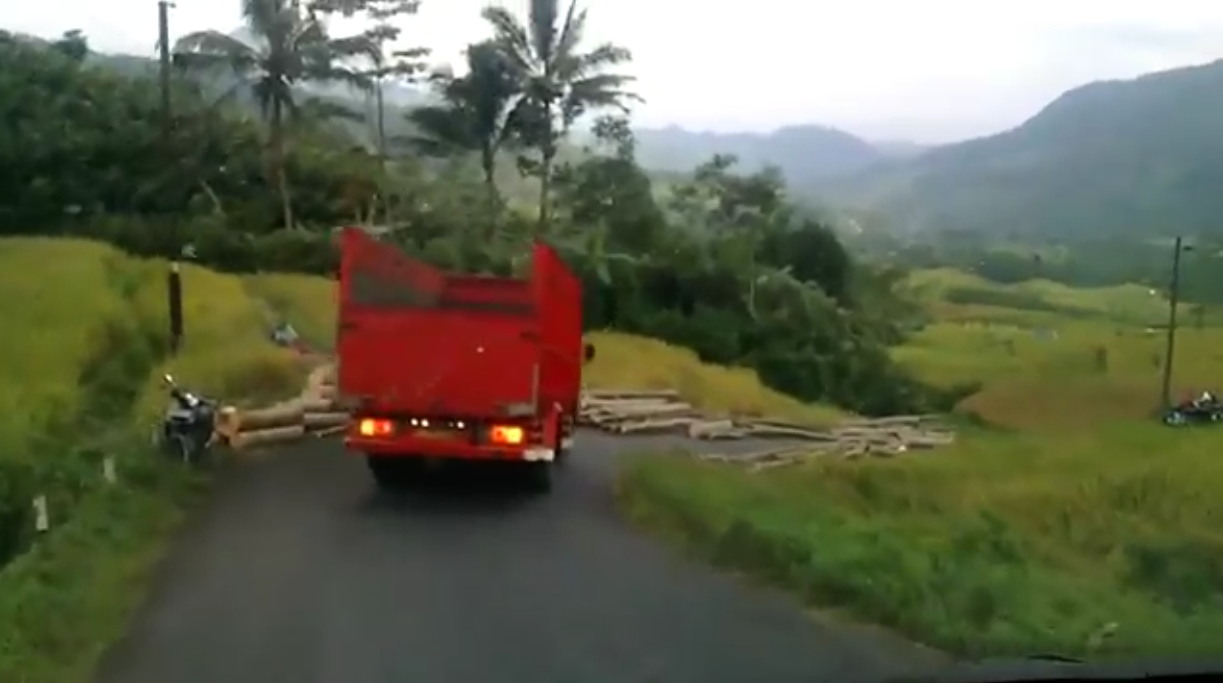
//> input picture jalan.png, 1223 x 683 px
$ ./main   (built with g++ and OpenCV 4)
//> lines starting //> are read from the running program, lines starting //| are printed output that depends on the picture; after the words box and inside, x2 and y2 are one past the last pixel; in counts of white or black regions, pixels touching at a corner belong together
### GMM_EM.hpp
#ifndef GMM_EM_HPP
#define GMM_EM_HPP

#include<opencv2/opencv.hpp>
#include<iostream>

using namespace std;
using namespace cv;


class GMM{
private:
	int nKluster;
	int nData;
	int _dimensi;

	vector<Mat> _data_training;
	vector<Mat> mu_k;
	vector<Mat> Sigma_k;
	vector<Mat> _w_i_k;
	vector<Mat> _pdf_k;

	vector<double> _alpha_k;

private:
	vector<Mat> initialR;

private:
	string saveToYAML;
	string lutYAML;
public:
	Mat canvasYAML;

public:
    GMM();
	GMM(int nKluster, vector<Mat> dataset, vector<Mat> initialR_, string saveToYAML_, string lutYAML_, int row_, int col_);

	void initializeParam();
	void initializeLUT(int row, int col);

	void save2LUTyaml();

	bool isConvergence(vector<double> bobot_alpha_k, vector<Mat> _miyu, vector<Mat> _sigma, double& before_log);
	void train(int iterasi, bool saveit);
	double _PDF(Mat datum, Mat rerata, Mat covariance);

   	void loadConfig(string configYAML);
	int predict(const Mat& raw_pixel);


	enum STATE{
   	STATE_TRAIN = 0,
   	STATE_SEGMENT = 1,
   	STATE_OTHER = 2
   };

};

#endif

### main.cpp
/*
Copyright by:
  Sudiro
    [at] SudiroEEN@gmail.com
*/

#include "GMM_EM.hpp"

Mat gambar;
Mat gambarClone;
Point titikStart;
bool afterDownBeforeUp = false;
Rect rectROI;

static void onMouse(int event, int x, int y, int, void*){
    int xrs, yrs, lx, ly;

    if(afterDownBeforeUp){
        gambar = gambarClone.clone();
        xrs = min(titikStart.x, x);
        yrs = min(titikStart.y, y);
        lx = max(titikStart.x, x) - min(titikStart.x, x);
        ly = max(titikStart.y, y) - min(titikStart.y, y);
        rectROI = Rect(xrs, yrs, lx+1, ly+1);

        rectangle(gambar, rectROI,Scalar(255, 0, 0), 1);
    }
    if(event == EVENT_LBUTTONDOWN){
        titikStart = Point(x,y);
        rectROI = Rect(x,y,0,0);
        afterDownBeforeUp = true;

    }else if(event == EVENT_LBUTTONUP){
        Mat roi(gambarClone.clone(), rectROI);
        imshow("roi", roi);

        afterDownBeforeUp = false;
    }
}


vector<Mat> masukanMatrix(Mat gambar, Rect kotak){
    int xrs, yrs, xrf, yrf;
    xrs = kotak.x;
    yrs = kotak.y;
    xrf = xrs + kotak.width;
    yrf = yrs + kotak.height;

    vector<Mat> RGB;
    for(int xx=xrs+1; xx<xrf; xx++){
        for(int yy=yrs+1; yy<yrf; yy++){
            Vec3b pixel = gambar.at<Vec3b>(yy,xx);

            double R = (double)pixel[2];
            double G = (double)pixel[1];
            double B = (double)pixel[0];

            RGB.push_back((Mat_<double>(3,1) << B, G, R));
        }
    }

    return RGB;
}

// #define LOAD_DATASET
#define MANUAL_DATASET

int main(){
	vector<Mat> _datasetWarna;

	std::vector<string> namaKluster;

	bool saveit;
#ifdef SAVE
	saveit = true;
#else
	saveit = false;
#endif

	int nklaster = 3;
	for(int s=0; s<nklaster; s++){
		stringstream ss;
		ss << "class_" << s;
		namaKluster.push_back(ss.str());
	}

	int state = GMM::STATE_TRAIN;

	Mat foto = imread("jalan.png");
//> foto is the input picture: 683 rows x 1223 cols, CV_8UC3; mean B, G, R 80.2, 102, 98.7

	while(true){
		Mat frame = foto.clone();

		resize(frame, frame, Size(), 640.0/(double)frame.cols, 480.0/(double)frame.rows);
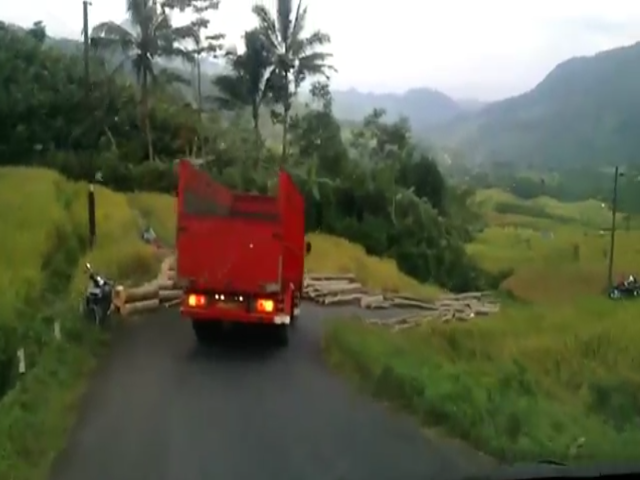
//> frame: 480 rows x 640 cols, CV_8UC3; mean B, G, R 80.1, 101.9, 98.7

		namedWindow("frame", CV_WINDOW_NORMAL);
		imshow("frame", frame);
		int key = waitKey(10);
//> the key 'k' is pressed

#ifdef MANUAL_DATASET
		if((char) key == 'k'){
			namedWindow("kalibrasiFrame", CV_WINDOW_NORMAL);
			setMouseCallback("kalibrasiFrame", onMouse);

			gambar = frame;
			gambarClone = gambar.clone();

			while(true){
				int inkey = waitKey(10);
//> the left mouse button is pressed and released at (160, 120)
//> in onMouse (call 2), `rectangle(gambar, rectROI,Scalar(255, 0, 0), 1);`: gambar: 480 rows x 640 cols, CV_8UC3; 1 pixels changed, all inside (x1, y1, x2, y2) = (160, 120, 161, 121)
//> the left mouse button is pressed and released at (480, 120)
//> in onMouse (call 4), `rectangle(gambar, rectROI,Scalar(255, 0, 0), 1);`: gambar: 480 rows x 640 cols, CV_8UC3; 1 pixels changed, all inside (x1, y1, x2, y2) = (480, 120, 481, 121)
//> the left mouse button is pressed and released at (480, 360)
//> in onMouse (call 6), `rectangle(gambar, rectROI,Scalar(255, 0, 0), 1);`: gambar: 480 rows x 640 cols, CV_8UC3; 1 pixels changed, all inside (x1, y1, x2, y2) = (480, 360, 481, 361)
//> the left mouse button is pressed and released at (160, 360)
//> in onMouse (call 8), `rectangle(gambar, rectROI,Scalar(255, 0, 0), 1);`: gambar: 480 rows x 640 cols, CV_8UC3; 1 pixels changed, all inside (x1, y1, x2, y2) = (160, 360, 161, 361)
				imshow("kalibrasiFrame", gambar);

				if((rectROI.width != 0) || (rectROI.height != 0) ){
	                bool kalib = true;
	                vector<Mat> dataTemp;

	                if((char)inkey == 's'){
                    	dataTemp = masukanMatrix(gambar, rectROI);
                    	cout << "data saved !!!" << endl;
	                }

		            if(dataTemp.size()){
	            		_datasetWarna.insert(_datasetWarna.end(), dataTemp.begin(), dataTemp.end());
		            }
            	}

				if((char) inkey == 'c'){
					destroyAllWindows();
					break;
				}
			}
		}
#endif

		if(state == GMM::STATE_TRAIN){
#ifdef LOAD_DATASET
			destroyAllWindows();
			FileStorage fsdata("dataset.yaml", FileStorage::READ);
			int datasetSize;
			fsdata ["datasetSize"] >> datasetSize;
			_datasetWarna.resize(datasetSize);
			for(int d=0; d<datasetSize; d++){
				stringstream ss; ss << d;
				fsdata ["Mat_"+ss.str()] >> _datasetWarna[d];
			}
			fsdata.release();
#endif
			if(! _datasetWarna.size()){
				cout << "Harus ada dataset BROO" << endl;
			}else if(_datasetWarna.size() > 3000){
				int banyakKluster = namaKluster.size();
				vector<Mat> awal;

				Mat m(3,1, CV_64FC1);
				double mean = 127.5;
				double stddev = 100.0;
				for(int s=0; s< namaKluster.size(); s++){
					randn(m, Scalar(mean), Scalar(stddev));
					awal.emplace_back(m);
				}

#ifdef MANUAL_DATASET
				FileStorage fsdata("dataset.yaml", FileStorage::WRITE);
				fsdata << "datasetSize" << (int)_datasetWarna.size();

				for(int d=0; d<_datasetWarna.size(); d++){
					stringstream ss; ss << d;
					fsdata << "Mat_"+ss.str() <<  _datasetWarna[d];
				}
				fsdata.release();
#endif
				string saveToYAML_ = "RGB.yaml";
				GMM gmmAndEM(banyakKluster, _datasetWarna, awal, saveToYAML_, "lutYAML.yaml", 1, (1 << 18));
				gmmAndEM.train(2000, saveit);
				state = GMM::STATE_SEGMENT;
			}
		}

		if(state == GMM::STATE_SEGMENT){
			Mat blank = Mat::zeros(frame.size(), CV_8UC3);
#ifdef SAVE
			Mat MatLUT;
			FileStorage fs("lutYAML.yaml", FileStorage::READ);
			fs["lutYAML"] >> MatLUT;
			fs.release();
#endif
			RNG rng(12345);
			vector<Vec3b> randColor;
			for(int s=0; s<namaKluster.size(); s++){
				randColor.emplace_back(Vec3b(rng.uniform(0,255), rng.uniform(0,255), rng.uniform(0,255)));
			}

#ifndef SAVE
			GMM Gpredict;
			Gpredict.loadConfig("RGB.yaml");
#endif

			for(int r=0;r<frame.rows; r++){
				Vec3b* ptr_ = frame.ptr<Vec3b>(r);
				Vec3b* _ptr_blank = blank.ptr<Vec3b>(r);
				for(int c=0; c<frame.cols; c++){
#ifdef SAVE
					int B = ptr_[c][0] >> 2;
					int G = ptr_[c][1] >> 2;
					int R = ptr_[c][2] >> 2;
					int val = MatLUT.at<int>(((B << 6)<< 6) + (G << 6) + R);
#else
					double B = double(ptr_[c][0])/4.0;
					double G = double(ptr_[c][1])/4.0;
					double R = double(ptr_[c][2])/4.0;

					Mat _pixel = (Mat_<double>(3,1) << B, G, R);
					int val = Gpredict.predict(_pixel);
#endif
					_ptr_blank[c] = randColor[val];
				}
			}
			namedWindow("labeled", CV_WINDOW_NORMAL);
			imshow("labeled", blank);
			imwrite("segmented.jpg", blank);
			state = GMM::STATE_OTHER;
		}

		waitKey(1);
		if(key == 27)
			break;
	}
}
